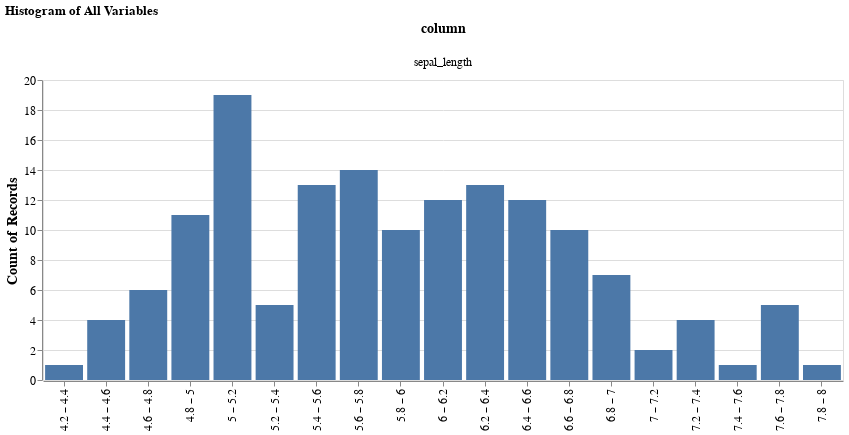

This figure's notebook cell:
### Code cell
plot().histogram_all(data)

### Figure 1 — Vega-Lite specification as saved in the notebook (floating-point values rounded to 4 significant figures; data arrays with more than 128 entries replaced by an {"elided": "..."} marker saying what was removed)
{"config": {"view": {"continuousWidth": 400, "continuousHeight": 300}, "axis": {"labelFontSize": 12, "titleFontSize": 14}, "header": {"labelFontSize": 12, "titleFontSize": 14}}, "data": {"name": "data-a4bd480ea976f54878a155ce12ba18ce"}, "mark": "bar", "encoding": {"column": {"field": "column", "type": "nominal"}, "x": {"bin": {"maxbins": 30}, "field": "value", "title": null, "type": "nominal"}, "y": {"aggregate": "count", "type": "quantitative"}}, "selection": {"selector002": {"type": "single", "fields": ["column"], "bind": {"input": "select", "options": ["sepal_length", "sepal_width", "petal_length", "petal_width", "species"], "name": "Variables"}, "init": {"column": "sepal_length"}}, "selector003": {"type": "interval", "bind": "scales", "encodings": ["x", "y"]}}, "title": "Histogram of All Variables", "transform": [{"fold": ["sepal_length", "sepal_width", "petal_length", "petal_width", "species"], "as": ["column", "value"]}, {"filter": {"selection": "selector002"}}], "width": 800, "$schema": "https://vega.github.io/schema/vega-lite/v4.17.0.json", "datasets": {"data-a4bd480ea976f54878a155ce12ba18ce": {"elided": "150 records"}}}
